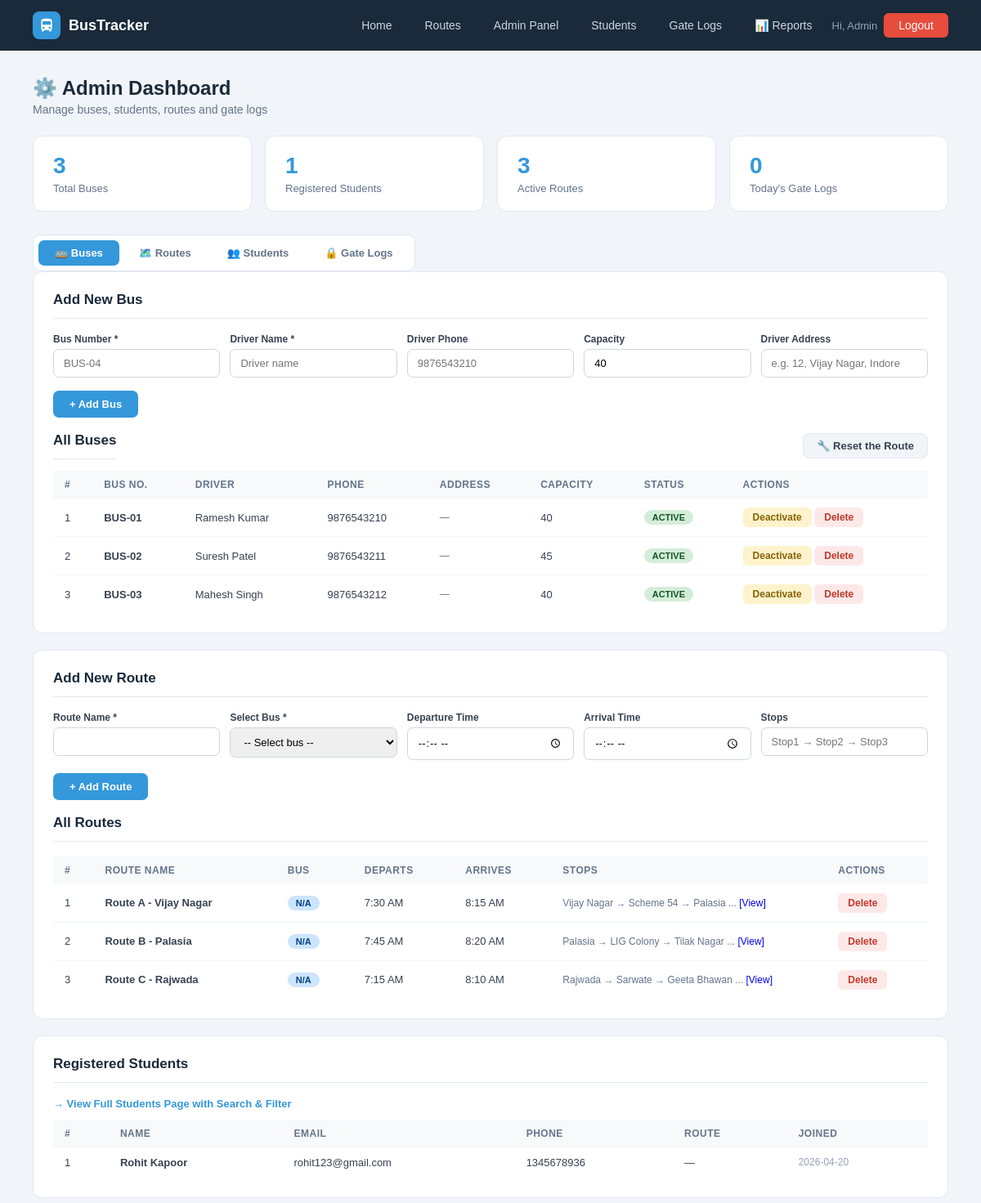
Page /admin (signed in, upper part) on the earlier database version.
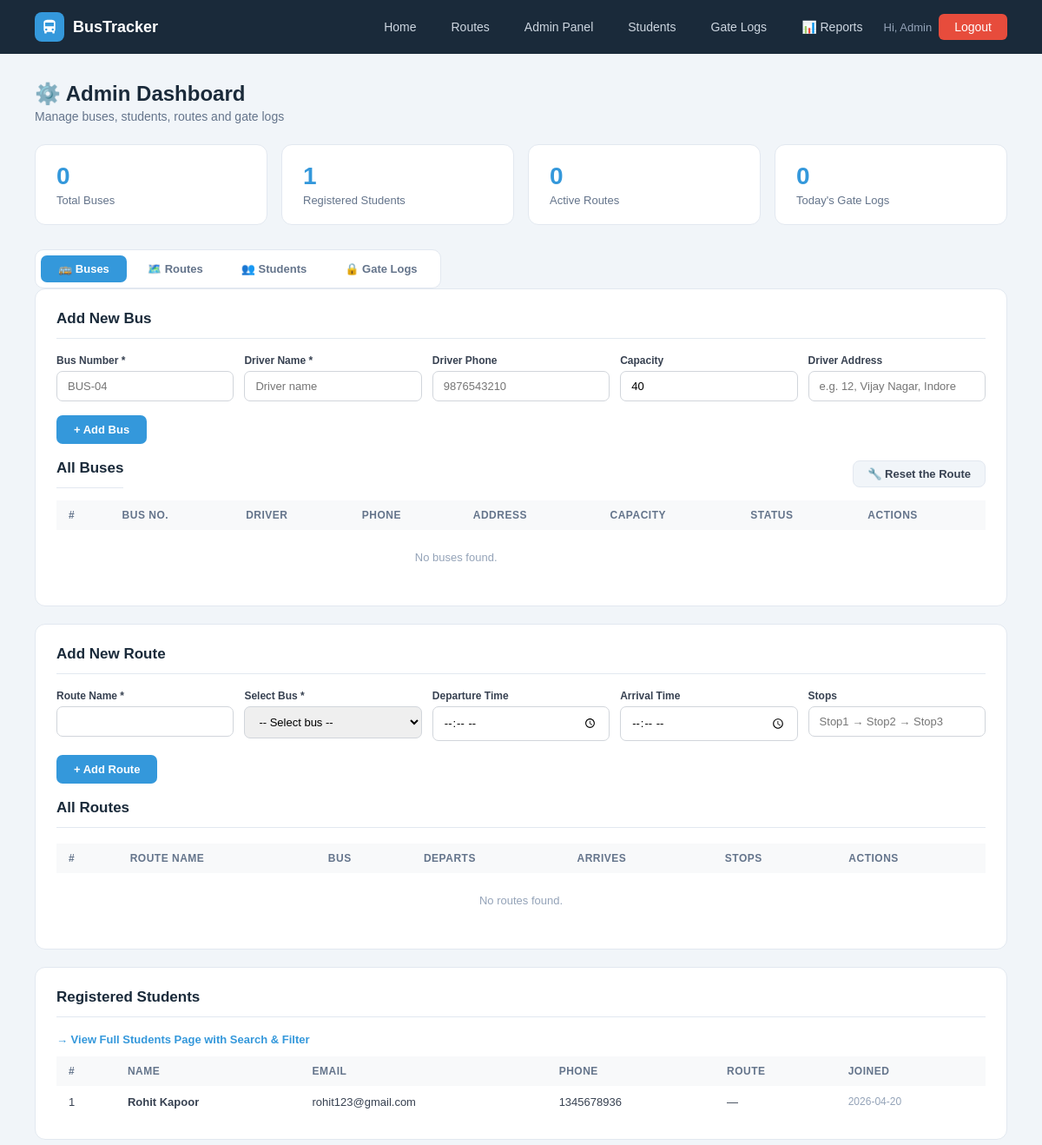
Same page on the later database version.
### tables this page shows
CREATE TABLE buses (
        id INTEGER PRIMARY KEY AUTOINCREMENT,
        bus_number TEXT UNIQUE NOT NULL, driver_name TEXT NOT NULL,
        driver_phone TEXT, capacity INTEGER DEFAULT 40,
        status TEXT DEFAULT 'active',
        current_lat REAL DEFAULT 22.7196, current_lng REAL DEFAULT 75.8577, driver_address TEXT);

CREATE TABLE routes (
        id INTEGER PRIMARY KEY AUTOINCREMENT,
        route_name TEXT NOT NULL, bus_id INTEGER,
        start_point TEXT, end_point TEXT,
        departure_time TEXT, arrival_time TEXT, stops TEXT, original_bus_id INTEGER,
        FOREIGN KEY(bus_id) REFERENCES buses(id));

CREATE TABLE users (
        id INTEGER PRIMARY KEY AUTOINCREMENT,
        name TEXT NOT NULL, email TEXT UNIQUE NOT NULL,
        password TEXT NOT NULL, role TEXT DEFAULT 'student',
        phone TEXT, route_id INTEGER,
        created_at TIMESTAMP DEFAULT CURRENT_TIMESTAMP);

### app.py (the view)
@app.route('/admin')
@admin_required
def admin_dashboard():
    db = get_db()
    buses    = db.execute("SELECT * FROM buses").fetchall()
    students = db.execute('''SELECT u.*,r.route_name FROM users u
                             LEFT JOIN routes r ON u.route_id=r.id
                             WHERE u.role='student' ORDER BY u.created_at DESC''').fetchall()
    routes   = db.execute("SELECT r.*,b.bus_number FROM routes r LEFT JOIN buses b ON r.bus_id=b.id").fetchall()
    logs     = db.execute("SELECT * FROM gate_logs ORDER BY log_time DESC LIMIT 15").fetchall()
    stats = dict(
        total_buses=db.execute("SELECT COUNT(*) FROM buses").fetchone()[0],
        total_students=db.execute("SELECT COUNT(*) FROM users WHERE role='student'").fetchone()[0],
        total_routes=db.execute("SELECT COUNT(*) FROM routes").fetchone()[0],
        today_logs=db.execute("SELECT COUNT(*) FROM gate_logs WHERE DATE(log_time)=DATE('now')").fetchone()[0])
    db.close(); return render_template('admin.html', buses=buses, students=students, routes=routes, logs=logs, stats=stats)

### app.py (called while the page is built, shortened)
def get_db():
    conn = sqlite3.connect(DB)
    conn.row_factory = sqlite3.Row
    return conn

def admin_required(f):
    @wraps(f)
    def dec(*a, **kw):
        if 'admin' not in session:
            flash('Admin access required.', 'error')
            return redirect(url_for('admin_login'))
        return f(*a, **kw)
    return dec

@app.context_processor
def inject_notifications():
    return dict(notifications=[], unread_count=0)

### templates/admin.html (shortened to what the changed rows need)
{% extends "base.html" %}
{% block content %}
<div class="page">
    <div class="page-header">
        <div style="display:flex;gap:12px;align-items:flex-start;flex-wrap:wrap;justify-content:space-between;">
            <div>
                <h1>⚙️ Admin Dashboard</h1>
            </div>
        </div>
    </div>
    <div class="stat-cards">
        <div class="stat-card"><div class="num">{{ stats.total_buses }}</div><div class="lbl">Total Buses</div></div>
        <div class="stat-card"><div class="num">{{ stats.total_routes }}</div><div class="lbl">Active Routes</div></div>
    </div>
    <div class="tab-wrap">
        <div class="tab-contents">
            <div class="panel" id="content-buses">
                <h2>Add New Bus</h2>
                <br>
                <div style="display:flex;align-items:center;justify-content:space-between;margin-bottom:14px;">
                    <h2 style="margin:0;">All Buses</h2>
                </div>
                <table>
                    <thead><tr><th>#</th><th>Bus No.</th><th>Driver</th><th>Phone</th><th>Address</th><th>Capacity</th><th>Status</th><th>Actions</th></tr></thead>
                    <tbody>
                    {% for b in buses %}
                    <tr>
                        <td>{{ loop.index }}</td>
                        <td><b>{{ b.bus_number }}</b></td>
                        <td>{{ b.driver_name }}</td>
                        <td>{{ b.driver_phone or '—' }}</td>
                        <td style="font-size:12px;color:#64748b;max-width:160px;">{{ b.driver_address or '—' }}</td>
                        <td>{{ b.capacity }}</td>
                        <td><span class="badge {{ 'badge-green' if b.status=='active' else 'badge-red' }}">{{ b.status.upper() }}</span></td>
                        <td>
                            {% if b.status == 'active' %}
                            <a href="{{ url_for('bus_status', bid=b.id, status='inactive') }}" class="btn-sm btn-warning">Deactivate</a>
                            {% else %}
                            <a href="{{ url_for('bus_status', bid=b.id, status='active') }}" class="btn-sm btn-success">Activate</a>
                            {% endif %}
                            <a href="{{ url_for('delete_bus', bid=b.id) }}" class="btn-sm btn-danger">Delete</a>
                        </td>
                    </tr>
                    {% else %}
                    <tr><td colspan="7" style="text-align:center;color:#94a3b8;padding:24px">No buses found.</td></tr>
                    {% endfor %}
                    </tbody>
                </table>
            </div>
           <div class="panel" id="content-routes">
             <h2>Add New Route</h2>
            <br>
             <h2>All Routes</h2>
             <table>
                <thead>
                    <tr>
                        <th>#</th>
                        <th>Route Name</th>
                        <th>Bus</th>
                        <th>Departs</th>
                        <th>Arrives</th>
                        <th>Stops</th>
                        <th>Actions</th>
                    </tr>
                </thead>
                <tbody>
                    {% for r in routes %}
                    <tr>
                        <td>{{ loop.index }}</td>
                        <td><b>{{ r.route_name }}</b></td>
                        <td><span class="badge badge-blue">{{ r.bus_number or 'N/A' }}</span></td>
                        <td>
                            {% if r.departure_time %}
                                {{ (r.departure_time[:2]|int % 12 or 12) }}:{{ r.departure_time[3:] }}
                                {{ 'AM' if r.departure_time[:2]|int < 12 else 'PM' }}
                            {% else %}
                                 —
                            {% endif %}
                        </td>
                        <td>
                            {% if r.arrival_time %}
                                {{ (r.arrival_time[:2]|int % 12 or 12) }}:{{ r.arrival_time[3:] }}
                                {{ 'AM' if r.arrival_time[:2]|int < 12 else 'PM' }}
                            {% else %}
                               —
                            {% endif %}
                        </td>
                        <td style="max-width:240px;font-size:12px;color:#64748b">
                        {% if r.stops %}
                        {% set stop_list = r.stops.replace(',','→').split('→') %}
                        {{ stop_list[0].strip() }}
                        {% if stop_list|length > 1 %} → {{ stop_list[1].strip() }}{% endif %}
                        {% if stop_list|length > 2 %} → {{ stop_list[2].strip() }}{% endif %}
                        {% if stop_list|length > 3 %}
                            ...
                            <a href="#" onclick="alert(`{{ r.stops }}`)">[View]</a>
                        {% endif %}
                {% else %}
                    —
                {% endif %}
            </td>
            <td>
                <a href="{{ url_for('delete_route', rid=r.id) }}"
                   onclick="return confirm('Are you sure you want to delete this route?')"
                   class="btn-sm btn-danger">
                   Delete
                </a>
            </td>
        </tr>
        {% else %}
        <tr>
            <td colspan="7" style="text-align:center;color:#94a3b8;padding:24px">
                No routes found.
            </td>
        </tr>
        {% endfor %}
        </tbody>
    </table>
</div>
            <div class="panel" id="content-students">
                <h2>Registered Students</h2>
                <table>
                    <thead><tr><th>#</th><th>Name</th><th>Email</th><th>Phone</th><th>Route</th><th>Joined</th></tr></thead>
                    <tbody>
                    {% for s in students[:10] %}
                    <tr>
                        <td>{{ loop.index }}</td>
                        <td><b>{{ s.name }}</b></td>
                        <td>{{ s.email }}</td>
                        <td>{{ s.phone or '—' }}</td>
                        <td>{{ s.route_name or '—' }}</td>
                        <td style="font-size:12px;color:#94a3b8">{{ s.created_at[:10] if s.created_at else '—' }}</td>
                    </tr>
                    {% else %}
                    <tr><td colspan="6" style="text-align:center;color:#94a3b8;padding:24px">No students registered.</td></tr>
                    {% endfor %}
                    </tbody>
                </table>
            </div>
        </div>
    </div>
</div>
{% endblock %}

Differences in the rows shown:
removed buses: bus_number "BUS-01", driver_name "Ramesh Kumar", driver_phone "9876543210", driver_address "—", capacity "40", status "ACTIVE"
removed buses: bus_number "BUS-02", driver_name "Suresh Patel", driver_phone "9876543211", driver_address "—", capacity "45", status "ACTIVE"
removed buses: bus_number "BUS-03", driver_name "Mahesh Singh", driver_phone "9876543212", driver_address "—", capacity "40", status "ACTIVE"
removed routes: route_name "Route A - Vijay Nagar", bus_number "N/A", (r.departure_time[:2]|int%12or12) "7", departure_time "30", departure_time "AM", (r.arrival_time[:2]|int%12or12) "8", arrival_time "15", arrival_time "AM", start_point "Vijay Nagar", stop_list "Scheme 54", stop_list "Palasia"
removed routes: route_name "Route B - Palasia", bus_number "N/A", (r.departure_time[:2]|int%12or12) "7", departure_time "45", departure_time "AM", (r.arrival_time[:2]|int%12or12) "8", arrival_time "20", arrival_time "AM", start_point "Palasia", stop_list "LIG Colony", stop_list "Tilak Nagar"
removed routes: route_name "Route C - Rajwada", bus_number "N/A", (r.departure_time[:2]|int%12or12) "7", departure_time "15", departure_time "AM", (r.arrival_time[:2]|int%12or12) "8", arrival_time "10", arrival_time "AM", start_point "Rajwada", stop_list "Sarwate", stop_list "Geeta Bhawan"
Other differences:
{{ stats.total_buses }}: "3" → "0"
{{ stats.total_routes }}: "3" → "0"
text now shown: "No buses found. No routes found."
